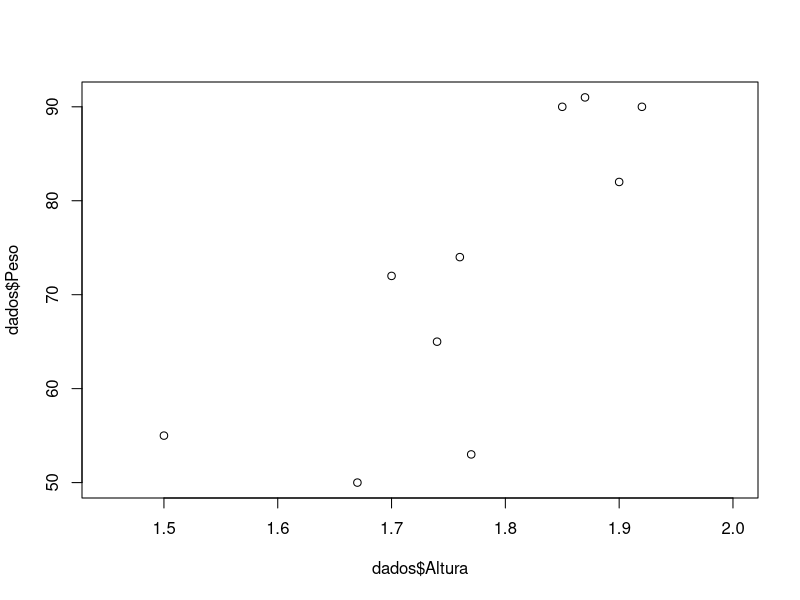
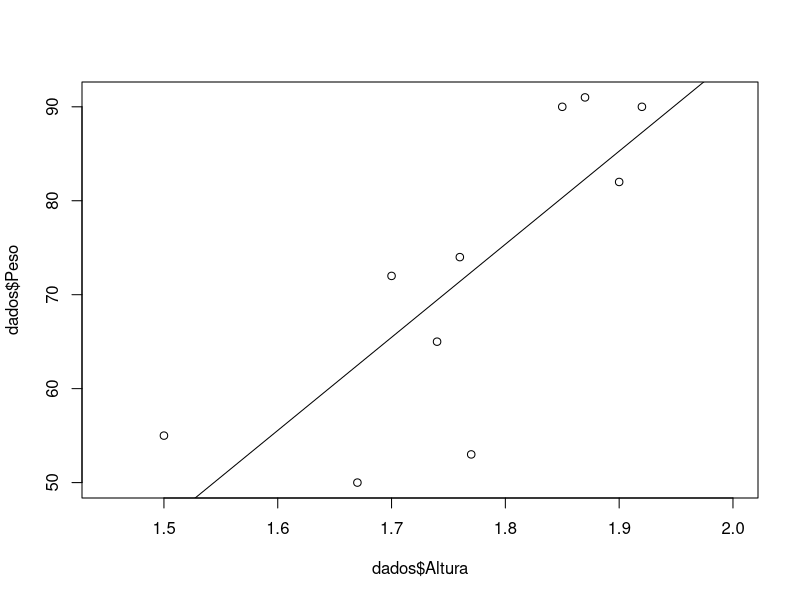
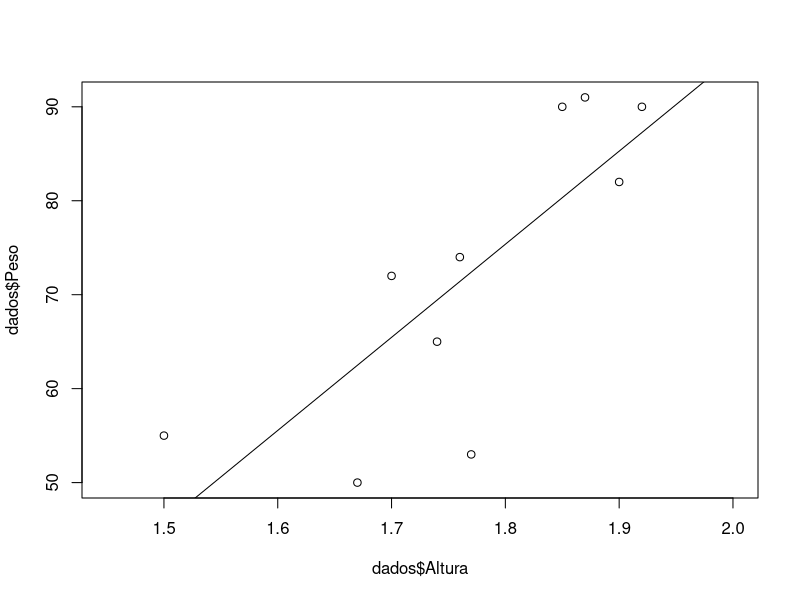

Recreate these plots in R, in order.
## AULA 2 - Contato com o R
dados <- read.table("dados1.txt",header=TRUE)
dados

dados$Altura
dados$Peso

plot(dados$Altura, dados$Peso)

#lm(formula=, data=, ...) #"l"inear "m"odel
lm(formula= Peso~Altura, data= dados)
lm(Peso~Altura, dados)
#lm(dados, Peso~Altura) #isso vai dar erro!
lm(data=dados, formula=Peso~Altura)

plot(dados$Altura,dados$Peso);abline(a=-102.99,b=99.09)
plot(dados$Altura,dados$Peso);abline(lm(Peso~Altura, dados))

X<-dados$Altura; X
b0<- -102.99; b1<- 99.09; b0; b1

y <- b0 + b1 * X; y
dados$y <- b0 + b1 * X; dados



















